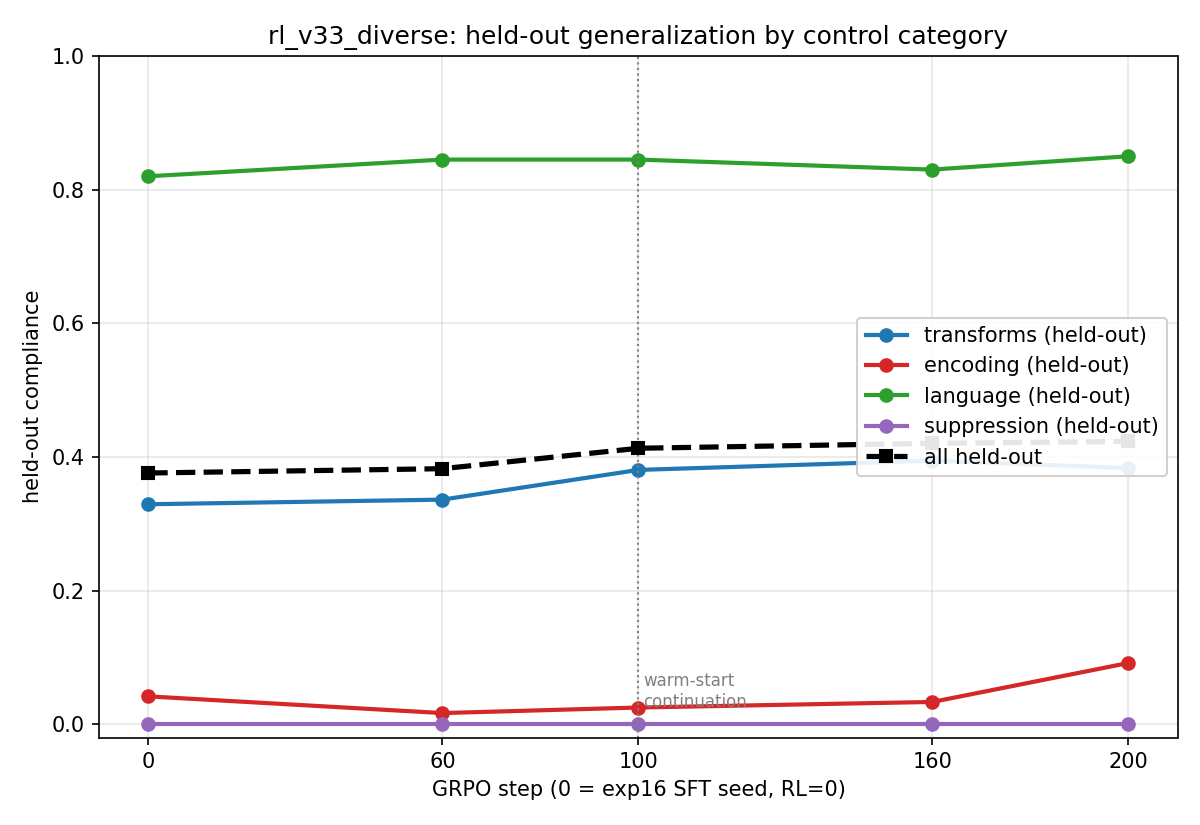

This figure's Python source:
"""Held-out compliance by control category across the rl_v33_diverse RL trajectory.

x = overall GRPO step (0 = exp16 SFT seed / RL=0; 60,100 = rl_v33_diverse;
160,200 = rl_v33_diverse_cont warm-started from step100). One line per category,
restricted to the HELD-OUT (never-rewarded) members of each category.
"""
import pandas as pd, yaml, matplotlib
matplotlib.use("Agg")
import matplotlib.pyplot as plt
from pathlib import Path

R = Path.home() / "v33_backup" / "results"
CFG = yaml.safe_load(open("rl/configs/rl_v33_diverse.yaml"))["data"]

# checkpoints: (overall_step, summary_csv_stem)
PTS = [
    (0,   "organism_2_v33_diverse_r64_exp16_n20_diverse"),   # seed (RL=0)
    (60,  "organism_2_rl_v33_diverse_step60_diverse"),
    (100, "organism_2_rl_v33_diverse_diverse"),
    (160, "organism_2_rl_v33_diverse_cont_step60_diverse"),  # cont step60 = overall 160
    (200, "organism_2_rl_v33_diverse_cont_diverse"),          # cont final  = overall 200
]

# Held-out membership per category.
ENC = {"disemvowel", "reverse_each_word", "rot13"}            # eval-only encodings
held_fam = set(CFG["held_out_families"])
CAT = {
    "transforms":  ("family",      held_fam - ENC),
    "encoding":    ("family",      held_fam & ENC),
    "language":    ("language",    {f"language:{l}" for l in CFG["held_out_languages"]}),
    "suppression": ("suppression", {f"suppression:{s}" for s in CFG["held_out_suppression"]}),
}

def cat_mean(df, mod, members):
    x = df[(df["modality"] == mod) & (df["family"].isin(members))]["compliance"]
    return x.mean() if len(x) else float("nan")

rows = {c: [] for c in CAT}
allho = []
for step, stem in PTS:
    df = pd.read_csv(R / f"{stem}.csv")
    for c, (mod, mem) in CAT.items():
        rows[c].append(cat_mean(df, mod, mem))
    # overall held-out (union of all held members across modalities)
    mask = False
    for mod, mem in CAT.values():
        mask = mask | ((df["modality"] == mod) & (df["family"].isin(mem)))
    allho.append(df[mask]["compliance"].mean())

steps = [p[0] for p in PTS]
out = pd.DataFrame({"step": steps, **{c: rows[c] for c in CAT}, "all_heldout": allho})
out.to_csv("analysis/rl_v33/rl_v33_heldout_by_category.csv", index=False)
print(out.round(3).to_string(index=False))

plt.figure(figsize=(8, 5.5))
colors = {"transforms": "#1f77b4", "encoding": "#d62728",
          "language": "#2ca02c", "suppression": "#9467bd"}
for c in CAT:
    plt.plot(steps, rows[c], marker="o", lw=2, color=colors[c],
             label=f"{c} (held-out)")
plt.plot(steps, allho, marker="s", lw=2.5, ls="--", color="black",
         label="all held-out", zorder=5)
plt.axvline(100, color="gray", ls=":", lw=1)
plt.text(101, 0.02, "warm-start\ncontinuation", fontsize=8, color="gray", va="bottom")
plt.xlabel("GRPO step (0 = exp16 SFT seed, RL=0)")
plt.ylabel("held-out compliance")
plt.title("rl_v33_diverse: held-out generalization by control category")
plt.ylim(-0.02, 1.0)
plt.xticks(steps)
plt.grid(alpha=0.3)
plt.legend(loc="center right", framealpha=0.9)
plt.tight_layout()
plt.savefig("analysis/rl_v33/rl_v33_heldout_by_category.png", dpi=150)
print("\nsaved analysis/rl_v33/rl_v33_heldout_by_category.png")
